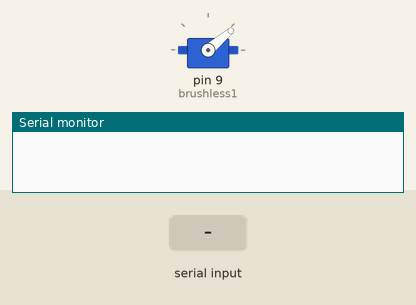
A sketch run on a simulated Arduino Uno, built with avr-gcc and run on an emulated ATmega328P. Shown: servo, the last lines printed to the serial monitor. The inputs (shaded band) are chosen by the test bench.

Above: at 1.2 s.
1.3 s: byte 30 received over Serial
At 2.3 s:
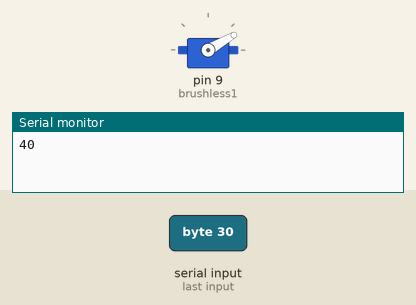
2.8 s: byte 90 received over Serial
At 3.5 s:
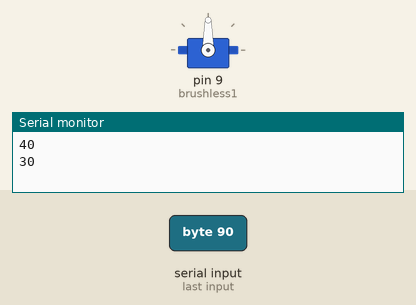
4.3 s: byte 120 received over Serial
At 4.6 s:
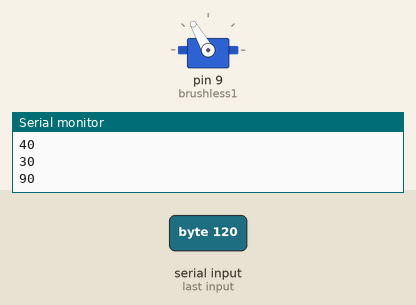
Timing chart, 0 to 7.3 s (numbered marks = the images above; inputs shaded):
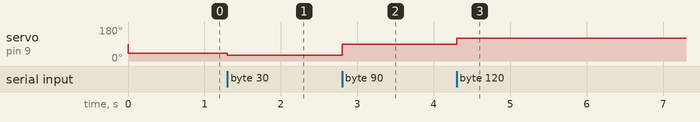

The sketch:

ArduinoTest1Motor.ino
```cpp
//The ESC uses the servo library to determine the speed of the motor
#include <Servo.h>

Servo brushless1;
/*The throttle can go from 0 to 180, just like a servo
reads an angle from 0 to 180*/
int throttle = 40;

void setup() {
  Serial.begin(9600);
//The ESC/motor must be attached to a PWM pin
  brushless1.attach(9);
//This delay may be optional, but it just lets the arduino/ESC settle
  delay(1);
/*
Usually, you need some sort of throttle to control an ESC because you
first have to calibrate it by giving it the range of the throttle.
Since we may not use a potentiometer on the quadcopter, starting the
ESC reading the value of 40 is the perfect value for arming the ESC
without any throttle. 40 is the typical value for all Hobby Works 30A
ESCs, but other ESCs may be different.
*/
  brushless1.write(40);
}

void loop() {
  if (Serial.available() > 0) {
    Serial.println(throttle);
    throttle = Serial.read();
  }
    brushless1.write(throttle);
}
```

Measured:
- after the input at 1.3 s, servo on pin 9 (brushless1): 40° → 30° at once
- after the input at 2.8 s, servo on pin 9 (brushless1): 30° → 90° at once
- after the input at 4.3 s, servo on pin 9 (brushless1): 90° → 120° at once
